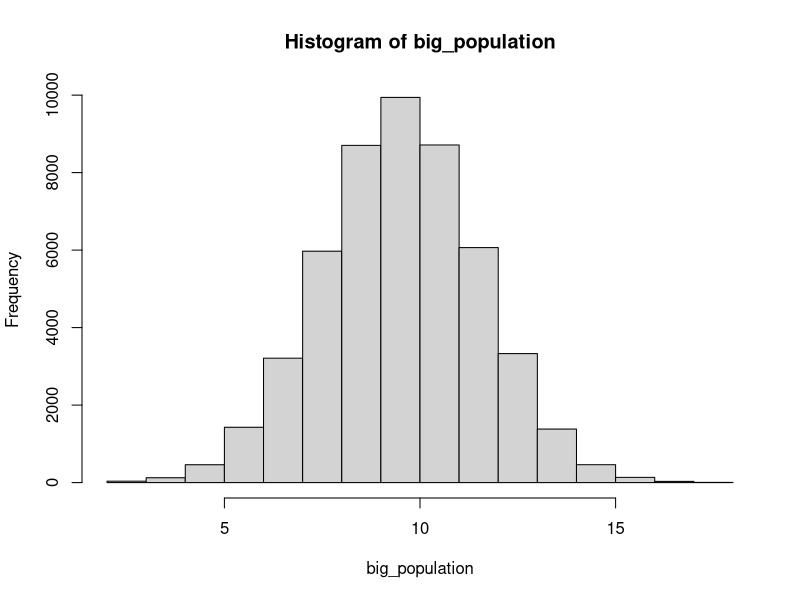
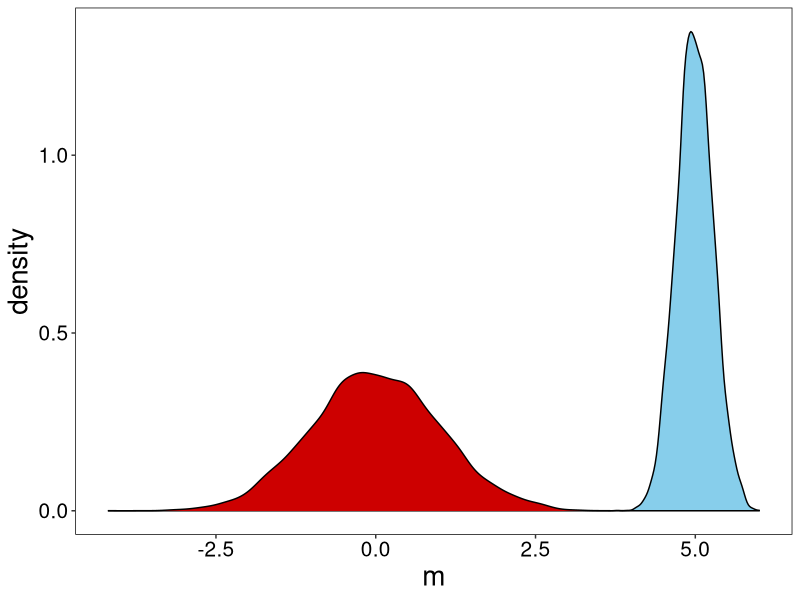
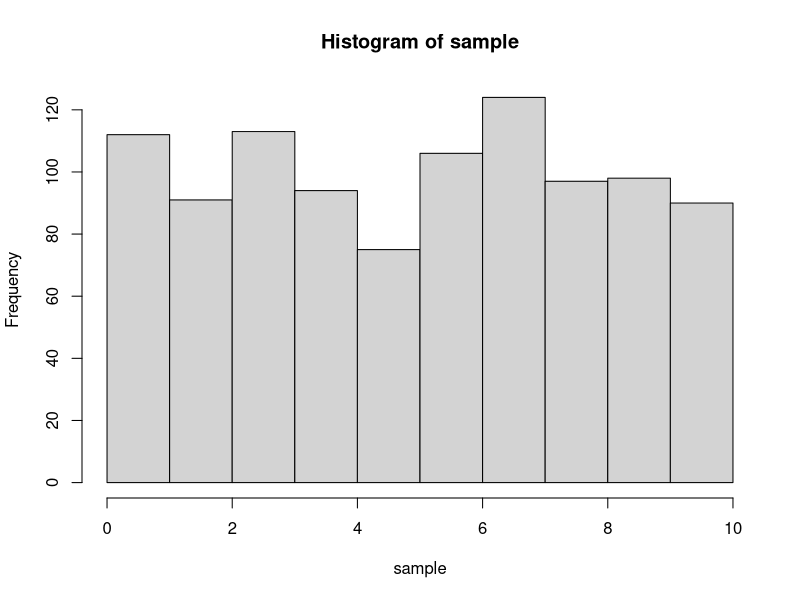
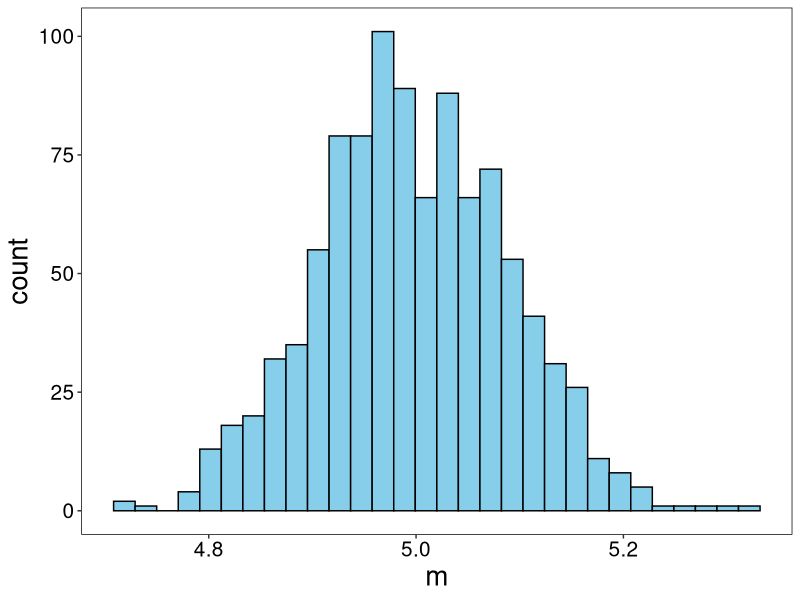
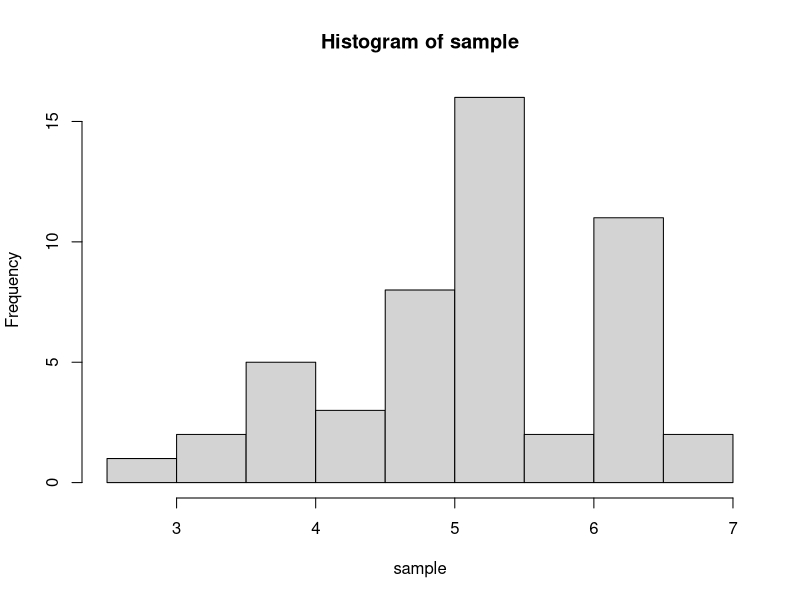
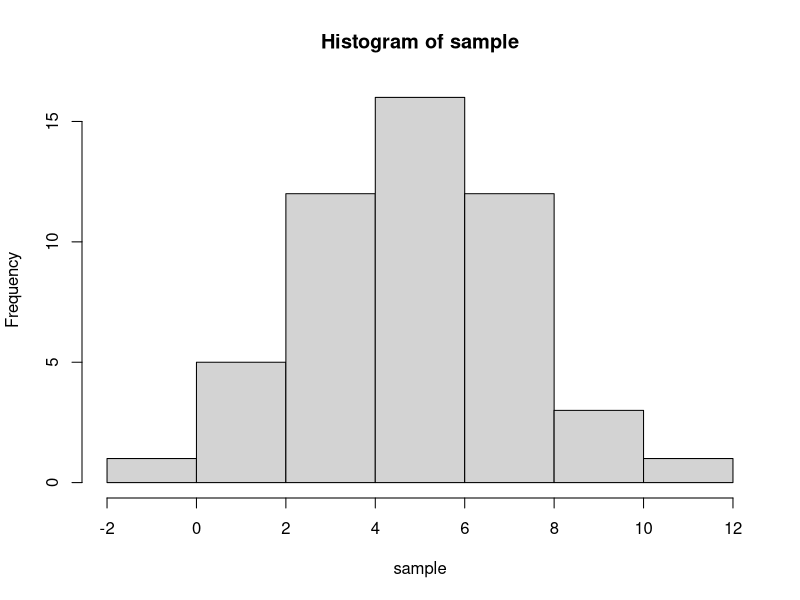

Write the R code that produced these figures, in order.
## ---- chunk 1
knitr::opts_chunk$set(echo = TRUE)
library(dplyr)
library(tidyr)
library(ggplot2)

theme_custom <- theme(
    axis.text = element_text(size = 15),
    axis.title = element_text(size = 20),
    plot.title = element_text(size = 20, hjust = 0.5),
    plot.subtitle = element_text(size = 15, hjust = 0.5),
    legend.title = element_text(size = 15),
    legend.text = element_text(size = 15),
    panel.background = element_rect(fill = "white"), 
    panel.grid = element_blank()
  )

theme_set(theme_custom)
## ---- chunk 2
sample_size = 100
## ---- chunk 3
# here mean and sd - parameters in "general" population 
# n - number of elements we choose from population
norm_sample = rnorm(n=sample_size, mean=0, sd=1)

#parameters of **sample**
mean(norm_sample)
sd(norm_sample)

## ---- chunk 4
exp_sample = rexp(n=sample_size, rate=2)

# mean()
# sd()
## ---- chunk 5

unif_sample = runif(n=sample_size, min=0, max=1)

# mean()
# sd()
## ---- chunk 6
rbinom(n=sample_size, size=10, prob=0.5)

## ---- chunk 7
rpois(n = sample_size, lambda = 1)
## ---- chunk 8
# quantile()
## ---- chunk 9
true_mean = 10
true_sd = 2

# big_population = read_csv('data.csv')
big_population = rnorm(50000, mean = true_mean, sd = true_sd) |> round()

big_population |>  hist()
## ---- chunk 10
sample_size = 10

sample_0 = sample(x=big_population, size=sample_size)
sample_0
## ---- chunk 11
values = c(1,100,10000)
probs_of_values = c(0.2, 0.5, 0.3)

sum(probs_of_values) == 1
## ---- chunk 12
sample_size = 10

sample_2 = sample(values, sample_size, replace=TRUE, prob=probs_of_values)
## ---- chunk 13
sample_size = 10

sample_1 = rnorm(sample_size, mean=0, sd=1)
sample_1
## ---- chunk 14
se = function(x){
  sd(x)/sqrt(length(x))
}
## ---- chunk 15

#uniform 
a=0
b=10
## -> mean = ??
population = runif(100000, a, b)

sample_size = 100 
n_samples = 10000

df_trial <- tibble(
  sample_ID = rep(1:n_samples, each=sample_size),
  value = sample(x=population,
                 size=sample_size*n_samples, 
                 replace = TRUE,
                 prob=rep(1/length(population), length(population))
                 )
  )

df_trial
## ---- chunk 16
df_standart = 
  df_trial |> 
  group_by(sample_ID) |> 
  summarize(m = mean(value)) |> 
  mutate(z_m = (m - mean(m))/sd(m) ) # <-- Formula! 

df_standart

## ---- chunk 17
#for non-standard
mean(df_standart$m)
sd(df_standart$m)

#for standard
mean(df_standart$z_m)
sd(df_standart$z_m)
## ---- chunk 18
 df_standart |> 
  ggplot() + 
  geom_density(aes(x=m),
               # bins=30, col='black',
               fill='skyblue') +
  geom_density(aes(x=z_m),
               # bins=30, col='black', 
               fill='red3')
## ---- chunk 19
sample_size = 1000 

sample = runif(n=sample_size, min=0, max=10)

hist(sample)
## ---- chunk 20
n_samples = 1000

df_trial <- data.frame(
  sample_ID = rep(1:n_samples, each=sample_size),
    value = runif(sample_size*n_samples, 0, 10) 
  # generating sample_size*n_samples values from the same distibution
  )

df_means_from_samples = 
  df_trial |> group_by(sample_ID) |> 
  summarize(m = mean(value)) 

df_means_from_samples |> 
  ggplot() + 
  geom_histogram(aes(x=m), bins=30, col='black', fill='skyblue')
## ---- chunk 21
sample_size = 1000 

# sample = rexp()

# hist()
## ---- chunk 22
true_mean = 5
true_sd = 1

sample_size = 50

sample = rnorm(sample_size, true_mean, true_sd)

sample_mean = mean(sample)
# sample_sd = sd(sample_norm)
sample_se = se(sample)

hist(sample)
## ---- chunk 23
quantiles = qnorm(0, 1, p = c(0.025, 0.975)) #+- 1.96

c(
  sample_mean + quantiles[1] * sample_se,
  sample_mean + quantiles[2] * sample_se
)
## ---- chunk 24
#| fig-height: 7
#| fig-width: 10

sample_size = 100 
n_samples = 1000
true_mean=5

df_trial <- tibble(
  sample_ID = rep(1:n_samples, each=sample_size),
  value = rnorm(sample_size*n_samples, true_mean, 2)
  )


quantiles = qnorm(0, 1, p = c(0.025, 0.975))


df_ci = df_trial |> group_by(sample_ID) |> 
  summarize(mu = mean(value), 
            se_sample = se(value), 
            conf.min = mu + quantiles[1] * se_sample,
            conf.max = mu + quantiles[2] * se_sample) |> 
  mutate(out = ifelse((true_mean < conf.max) & (true_mean > conf.min), 'ok', 'missed'))

# df_ci |>  
  # ggplot(aes(y=)) +
  # geom_errorbar(aes(xmin = , xmax = , col=)) +
  # geom_vline(aes(xintercept = ), col='red', lty=2, size=2) +
  # labs(y="Sample", color='CI covers true mean') 
  
  
## ---- chunk 25
true_mean = 5
true_sd = 2

## ---- chunk 26
sample_size = 50

sample = rnorm(sample_size, true_mean, true_sd)

sample_mean = mean(sample)
# sample_sd = sd(sample_norm)
sample_se = se(sample)

hist(sample)
## ---- chunk 27
quantiles = qt(df = length(sample)-1, p = c(0.025, 0.975)) 
quantiles
## ---- chunk 28
c(
  sample_mean + quantiles[1] * sample_se,
  sample_mean + quantiles[2] * sample_se
)
## ---- chunk 29
t.test(sample)
